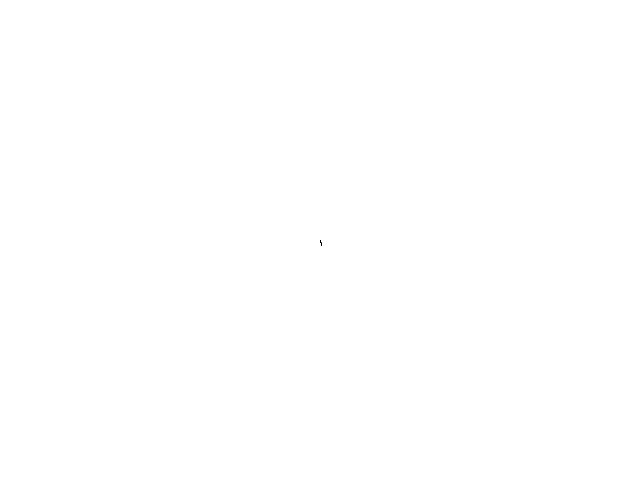
Frame 1 (no input)
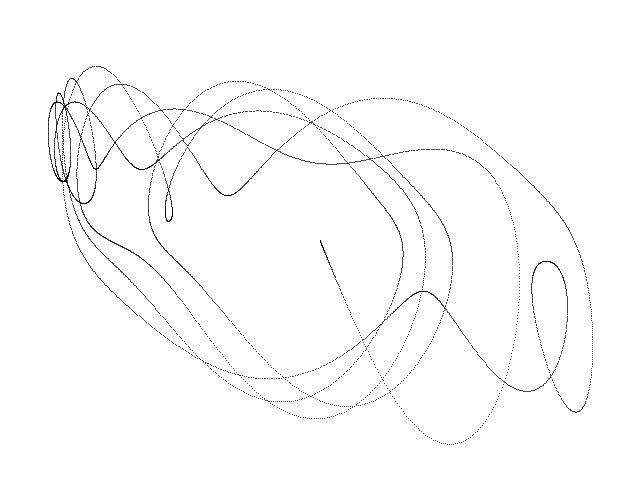
Frame 60 (the mouse pressed at the canvas centre just before this capture)
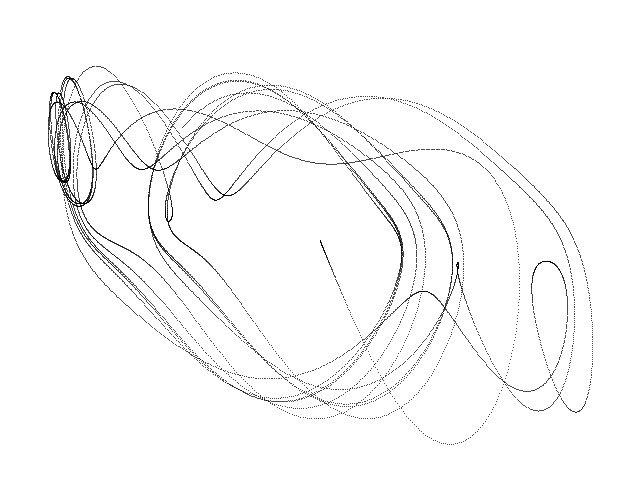
Frame 120 (the mouse held since frame 60 and released just before this capture)

The Processing sketch that drew these frames (run headless with seeded random() and noise(); from frame 60 on, the mouse is pressed at the canvas centre):

// Processing sketch: Lorenz_Coupled
// ── Lorenz_Coupled.pde
// Coupled-Lorenz chaotic attractor //

  float x1 = 0.1;
  float y1 = 0.1;
  float z1 = 0.1;
  float x2 = 0.0;
  float y2 = 0.0;
  float z2 = 0.0;
  float dt = 0.002;
  float b = 8.0 / 3.0;
  float o = 10.0;
  float r1 = 35.0;
  float r2 = 0.02;
  float e = 2.85;


void setup() {
  
  size(640, 480);
  background(255);
  
}

void draw() {
  
  for (int i=0; i<100; i++) {
    
    float nx1 = x1;
    float ny1 = y1;
    float nz1 = z1;
    
    float nx2 = x2;
    float ny2 = y2;
    float nz2 = z2;
        
    x1 = nx1 + dt * (o * (ny1 - nx1));
    y1 = ny1 + dt * (r1 * nx1 - ny1 - nx1 * nz1);
    z1 = nz1 + dt * (-b * nz1 + nx1 * ny1);
        
    x2 = nx2 + dt * (o * (ny2 - nx2) + e * (nx1 - nx2));
    y2 = ny2 + dt * (r2 * nx2 - ny2 - nx2 * nz2);
    z2 = nz2 + dt * (-b * nz2 + nx2 * ny2); 
  
    point(320 + (15000 * y2), 240 + (50 * x2));
        
  }

}
